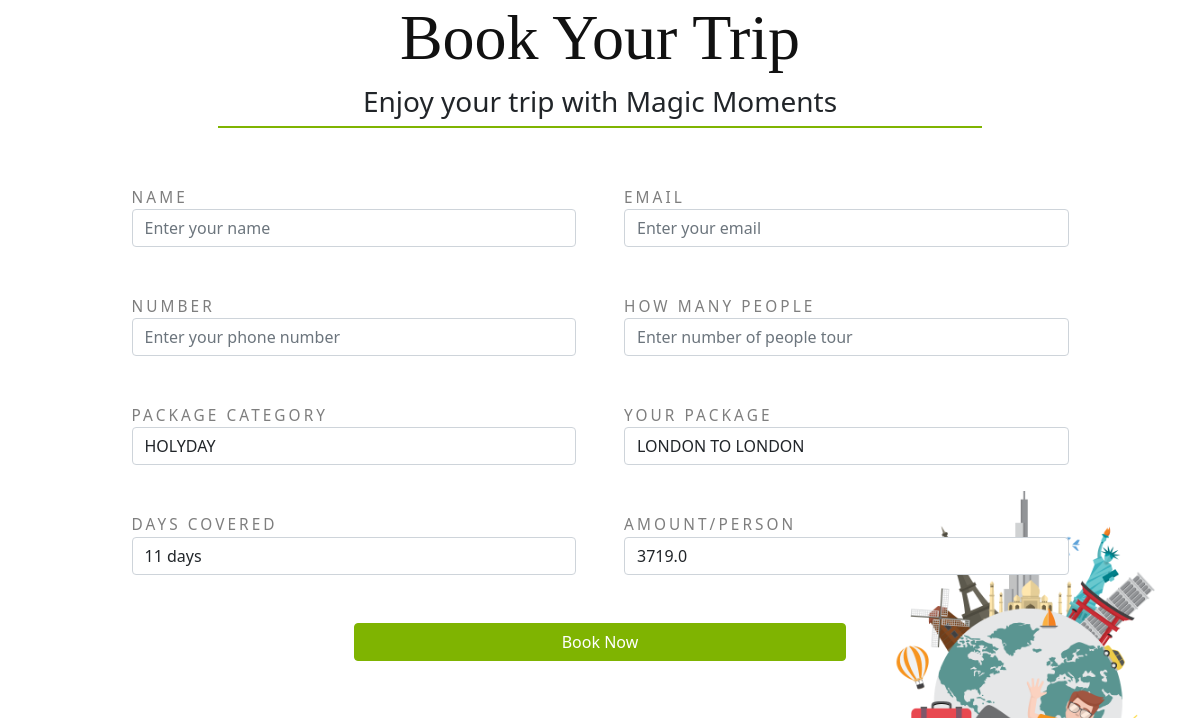
The page /bookpack/1 on the database its author committed.
### App/models.py (models this page shows)
class package(models.Model):
    pname=models.CharField(max_length=75)
    pimg=models.ImageField(upload_to='pic')
    pdays=models.CharField(max_length=15)
    pdesc=models.CharField(max_length=600)
    pprice=models.FloatField()
    pcat=models.CharField(max_length=20)

### App/views.py (the view)
# urls.py: path('bookpack/<int:id>',views.bookpack,name='bookpack'),
def bookpack(req,id):
    obj=package.objects.get(id=id)
    return render(req,"booking.html",{'obj':obj})

### templates/booking.html (shortened to what this page needs)
{% load static %}
<!DOCTYPE html>
<html lang="en">
<head>
    <link href="https://cdn.jsdelivr.net/npm/bootstrap@5.1.3/dist/css/bootstrap.min.css" rel="stylesheet">
    <link rel="stylesheet" href="{% static 'css/custom.css' %}">
</head>
<body>
    <section id="booking" class="booking">
        <div class="container text-center">
          <header>
            <h2 >Book Your Trip</h2>
            <h3>Enjoy your trip with Magic Moments</h3>
          </header>
          <div class="row">
            <div class="form-holder col-lg-10 mx-auto text-center">
              <form class="row g-5" method="POST" action="{% url 'App:confirm' %}">
                <div class="col-md-6">
                    <label for="name" class="col-md-6 unique">Name</label>
                    <input type="text" class="form-control" placeholder="Enter your name " name="name" required="">
                  </div>
                  <div class="col-md-6">
                    <label for="email" class="col-md-6 unique">Email</label>
                    <input type="email" class="form-control" placeholder="Enter your email" name="email" required="">
                  </div>
                  <div class="col-md-6">
                    <label for="number" class="col-md-6 unique">Number</label>
                    <input type="number" class="form-control" placeholder="Enter your phone number " name="number" required="">
                  </div>
                  <div class="col-md-6">
                    <label for="people" class="col-md-6 unique">How Many People</label>
                    <input type="number" class="form-control" placeholder="Enter number of people tour" name="people" min="1" required="">
                  </div>
                  <div class="col-md-6">
                  <label for="category" class="col-md-6 unique">Package Category</label>
                    <input type="text" value="{{obj.pcat}}" name="category" class="form-control" placeholder="Your Package Category " required="" >
                  </div>
                  <div class="col-md-6">
                    <label for="package" class="col-md-6 unique">YOUR PACKAGE</label>
                    <input type="text" value="{{obj.pname}}" class="form-control" placeholder="Your Selected Package" name="package" required="">
                  </div>
                  <div class="col">
                    <label for="days" class="col-md-6 unique">Days covered</label>
                    <input type="text" value="{{obj.pdays}}" name="days" class="form-control" placeholder="Days coverd " required="">
                  </div>
                  <div class="col-md-6">
                    <label for="total" class="col-md-6 unique">Amount/Person</label>
                    <input type="number" class="form-control" value="{{obj.pprice}}" placeholder="Your Total Amount" name="total" required="">
                </div>
                   <button id="btn" class="btn btn-primary d-block mx-auto w-50">Book Now</button>
              </form>
            </div>
          </div>
        </div>
      </section>
</body>
</html>

### static/css/custom.css (style rules this page uses)
section h2 { font-size: 4rem; color: #111; }
form { text-transform: uppercase; letter-spacing: 0.2em; font-size: 1.2em; text-align: left; color: #7e7e7e; display: block; margin-top: 20px; -webkit-transition: all 0.3s; transition: all 0.3s; text-align: left; }
#btn { color: #fff; background-color: #7fb401; border-color: #7fb401; margin-left: 450px; margin-bottom: 30px; }
h2 { font-family: 'Brush Script MT', cursive; }
.row { display: -ms-flexbox; display: flex; -ms-flex-wrap: wrap; flex-wrap: wrap; margin-right: -15px; margin-left: -15px; }
section.booking .form-holder { font-size: 0.8rem; position: relative; background: #fff; padding: 60px 0 0; z-index: 1; }
section.booking .form-holder::before { content: ''; width: 80%; height: 2px; background: #7fb401; position: absolute; top: 0; left: 10%; display: block; }
section.booking .form-holder::after { content: ''; width: 30vw; max-width: 400px; height: 300px; display: block; background: url(../img/travel-a.png) no-repeat; background-position: center center; background-size: 100%; position: absolute; bottom: -100px; right: -10vw; z-index: -1; }

### rows shown on the page
package: category "HOLYDAY", package "LONDON TO LONDON", days "11 days", total "3719.0"
